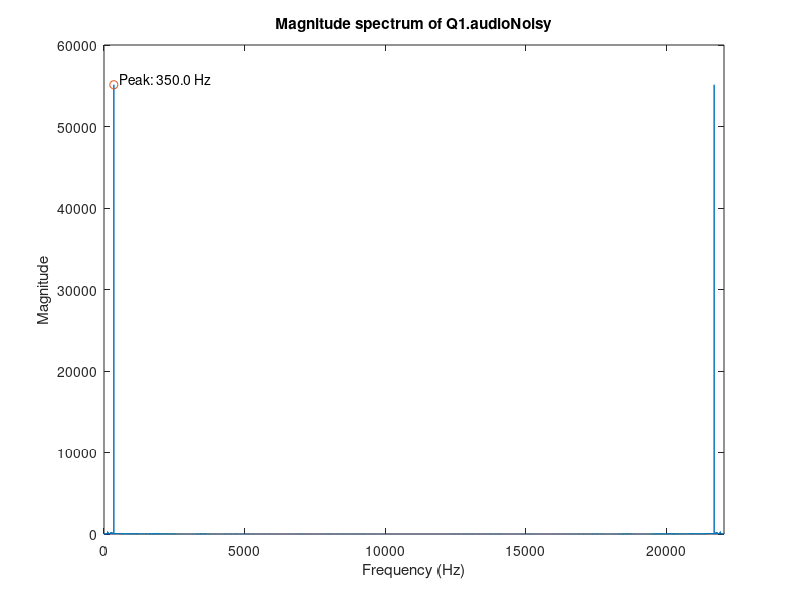

Source code (MATLAB):
function Answers = u2227951_lab()
%% ES3C5 lab submission template v2.0
%
% Please DO NOT change this header
% Please DO NOT change any code in this top-level function
% Please DO NOT change function or subfunction arguments (Input OR Output)
% DO Change function name above to u<ID>_lab(), where <ID> is your student #

% ES3C5 2025-2026 Lab Assignment
% Module Leader: Viji Ahanathapillai
% Modify the SUBFUNCTIONS below with the code needed to determine or
% demonstrate the answers requested.

% See the Briefing Sheet for full instructions.

% Initialise answer structure
Answers = [];

%% Template call (dummy)
Q0();

%% Remaining Calls
Answers.Q1 = Q1Fun();
Answers.Q2 = Q2Fun();
Answers.Q3 = Q3Fun();


end

%% Template Question on hypotenuse length
% This subfunction is a sample to demonstrate what is expected for comments
function c0 = Q0()
% Please DO NOT change function arguments (input OR output)
% Assign answer to c0 (double value)

% Define triangle lengths
a0 = 2; % 1st side
b0 = 1; % 2nd side

% Find length of hypothenuse
c0 = sqrt(a0^2 + b0^2); % Pythagorean theorem to find 3rd side

end

%%
%%%%%%%%%%%%%%%%%%% Start Modifying Below %%%%%%%%%%%%%%%%%%%%%%%%%%%%%%%%


%% Q1 Audio Signal Processing
% Figures created must be labelled and copied to u<ID>_lab.docx
function Q1 = Q1Fun()
% Please DO NOT change function arguments above (input OR output)
% You must call a plotting function but you can label it manually.

    % Initialising outputs to guarantee they exist (unless you delete them)
    % Please DO NOT modify or move the code below
  

    Q1.audioInput =[];% Q1 part (a)
    Q1.noiseSignal=[];% Q1 part (b)
    Q1.audioNoisy = []; % Q1 part (b)
    Q1.FFTNoisy = []; % Q1 part (b)

    Q1.h = []; % Q1 part (c)
    Q1.filteredAudio = []; % Q1 part (c)
    Q1.audioCustom = []; % Q1 part (d)

    
    % Please DO NOT modify or move the code above
    
    %% Start your Q1 code here
    % DO NOT REMOVE OR MOVE THIS IF STATEMENT
    % WRITE YOUR CODE INSIDE THIS IF STATEMENT
    if exist('u2227951_lab_Audio.mat', 'file') == 2 ... % Update with your student ID      
        load('u2227951_lab_Audio.mat', 'audioRaw'); % Update with your student ID
        
        % 1a)
        Q1.audioInput = audioRaw;

        % 1b)
        N = length(Q1.audioInput);
        Fs = 22050;
        t = [0:N-1]' / Fs; 
        n1 = 350; % Hz
        Q1.noiseSignal = sin(2*pi*n1*t);
        
        Q1.audioNoisy = Q1.audioInput + Q1.noiseSignal;
        
        Q1.FFTNoisy = fft(Q1.audioNoisy);

        f = (0:N-1) * (Fs / N);          % Hz
        mag = abs(Q1.FFTNoisy);          % magnitude (no scaling)
        
        figure;
        plot(f, mag);
        xlim([0 Fs]);                    % visible range [0, 22050)
        xlabel('Frequency (Hz)');
        ylabel('Magnitude');
        title('Magnitude spectrum of Q1.audioNoisy');
        
        % (v) Label the largest frequency component (peak)
        % If you want to ignore DC (0 Hz), use 2:N instead of 1:N.
        [~, idx] = max(mag(2:end));
        idx = idx + 1;                   % because we searched from 2:end
        peakFreq = f(idx);
        peakMag  = mag(idx);
        
        hold on;
        plot(peakFreq, peakMag, 'o');    % marker on the peak
        text(peakFreq, peakMag, sprintf('  Peak: %.1f Hz', peakFreq), ...
            'VerticalAlignment', 'bottom');
        hold off;           
    end

end

%% Q2 Filter Design
% Figures created must be labelled and copied to u<ID>_lab.docx
function Q2 = Q2Fun()
% Please DO NOT change function arguments above (input OR output)
% You must call a plotting function but you can label it manually.

    % Initialising outputs to guarantee they exist (unless you delete them)
    % Please DO NOT modify code below
    
    Q2.filterOrder = []; % Q2 part (a)
    Q2.a = []; % Q2 part (a)
    Q2.b = []; % Q2 part (a)
    
    % Please DO NOT modify code above
    
    %% Start your Q2 code here
    % DO NOT REMOVE OR MOVE THIS IF STATEMENT
    % WRITE YOUR CODE INSIDE THIS IF STATEMENT
   
end

%% Q3 Estimating Unknown Signal
function Q3 = Q3Fun()
% Please DO NOT change function arguments (input OR output)

    % Initialising outputs to guarantee they exist (unless you delete them)
    % Please DO NOT modify code below
    Q3.Obs = []; % Q3 part (a)

    Q3.param = []; % Q3 part (b)

    Q3.yHat = []; % Q3 part (c)

    Q3.mse = []; % Q3 part (d)

    Q3.yFFT = []; % Q3 part (e)
    Q3.fRange = []; % Q3 part (e)
    Q3.yHatFFT = []; % Q3 part (e)
    % Please DO NOT modify code above

    % DO NOT REMOVE THIS IF STATEMENT
    % WRITE YOUR CODE INSIDE THIS IF STATEMENT
    if exist('u<ID>_lab_signals.mat', 'file') == 2 % Update with your student ID
        load('u<ID>_lab_signals.mat', 'P') % Update with your student ID
        
        





    end

end

